Frame 1 (no input): blank canvas, image omitted
Frame 60 (no input): blank canvas, image omitted
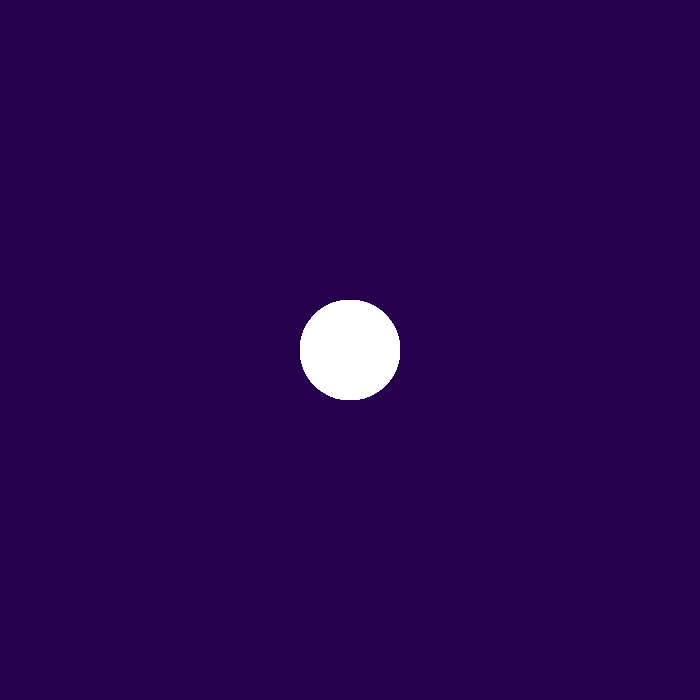
Frame 120 (the mouse pressed at the canvas centre since frame 60)

The p5.js sketch whose frames 1 and 60 were blank and that drew this single picture after the mouse press (run headless with seeded random() and noise() and a simulated clock; from frame 60 on, the mouse is pressed at the canvas centre):

// p5.js sketch
// ── sketch.js
var a = 0.0;
var inc;
var value = 0;
var offset = 300;
var counter = 0;
var counter2 = 100;
var counter3 = 0;
var speed = 5;
var speed2 = -5;
var speed3 = 2;
var xcow = 800;
var speed4 = 0.25;
var currentkey = '1';


function setup() {
  createCanvas(700,700);
  colorMode(HSB, 100);
  background(75, 100, 30);
  inc = TWO_PI/30.0;

}

function draw()  {

  if (mouseIsPressed) {
    drawChoice();
  }

}

function drawChoice() {
  var currentkey = key;

  switch(currentkey) {
    case 'q':
      rmQuills();
      break;
    case 's':
      rmStars();
      break;
    case 'a':
      rmAlien1();
      break;
    case 'e':
      rmAlien2();
      break;
    case '1':
      rmUFO1();
      break;
    case '2':
      rmUFO2();
      break;
    case '3':
      rmUFO3();
      break;
    default:
        fill(100);
        noStroke();
        circle(width/2, height/2, 100);
      break;

  }
}

function rmAlien2() {
  push();
  translate(-100, 0);
  stroke(100);
  strokeWeight(1);
  fill(random(70,80), 70, 100, 75);
  shearX(PI / 6.0);
  rect(mouseX, mouseY, random(40,50), random(10,20));
  pop();

}

function rmQuills() {
  for (var i=mouseX; i<1000; i+=100) {
    stroke(0);
    strokeWeight(1);
    noFill();
    line(i, i + mouseY, i + mouseX, mouseY + sin(a)*50.0);
    stroke(80);
    line(i + mouseX, i, mouseX + sin(a)*50.0, i + mouseY);
    a = a + inc;
    stroke(0);
    bezier(i, i + mouseY, i + mouseX, mouseY + sin(a)*50.0, i + mouseX, i, mouseX + sin(a)*50.0, i + mouseY);
  }
}

function rmStars() {
  var r = random(5);
  var rS = random(100);
  for (var i = 0; i < r; i+=1) {
    noStroke();
    fill(100, rS);
    circle(random(width), random(height), r);
  }
}

function rmAlien1 () {
  stroke(100);
  strokeWeight(random(5));
  var k = color(81, 10, 100, 50);
  rmTopBot(mouseX, mouseY, k);
  var k2 = color(50, 10, 100, 50);
  rmLeftRight(mouseX, mouseY, k2);

}

function rmTopBot (xpos, ypos, c) {
  fill(c);
  ellipse(xpos, ypos + counter, counter3 + 5, counter3);
  ellipse(xpos, ypos + counter2, counter3 + 5, counter3);

  counter = counter + speed;
  if (counter > 100) {
    speed = -speed;
  }
  if (counter < -100) {
    speed = -speed;
  }

  counter2 = counter2 + speed2;
  if (counter2 > 100) {
    speed2 = -speed2;
  }
  if (counter2 < -100) {
    speed2 = -speed2;
  }

  counter3 = counter3 + speed3;
  if (counter3 > 60) {
    speed3 = -speed3;
  }
  if (counter3 < 0) {
    speed3 = -speed3;
  }
}

function rmLeftRight(xpos, ypos, c) {
  fill(c);
  ellipse(xpos + counter, ypos, counter3, counter3 + 5);
  ellipse(xpos + counter2, ypos, counter3, counter3 + 5);


  counter = counter + speed;
  if (counter > 100) {
    speed = -speed;
  }
  if (counter < -100) {
    speed = -speed;
  }

  counter2 = counter2 + speed2;
  if (counter2 > 100) {
    speed2 = -speed2;
  }
  if (counter2 < -100) {
    speed2 = -speed2;
  }

  counter3 = counter3 + speed3;
  if (counter3 > 60) {
    speed3 = -speed3;
  }
  if (counter3 < 0) {
    speed3 = -speed3;
  }
}

function rmUFO1() {
  k = color(0, 0, 95);
  k2 = color(81,30,100);
  stroke(81, 30, 100);
  strokeWeight(3);
  rmUTop(mouseX, mouseY, 1, k);
  stroke(81, 30, 100);
  rmUBot(mouseX, mouseY + 15, 0, 0, k, k2);
}

function rmUFO2() {
  k = color(0, 0, 80);
  k2 = color(50, 30, 100);
  stroke(50, 30, 100);
  strokeWeight(3);
  rmUTop(mouseX, mouseY, 0, k);
  stroke(50, 30, 100);
  rmUBot(mouseX, mouseY + 15, 1, 0, k, k2);
}

function rmUFO3() {
  k = color(0, 0, 40);
  k2 = color(81,30,100);
  stroke(81, 30, 100);
  strokeWeight(3);
  rmUTop(mouseX, mouseY, 1, k);
  rmUBot(mouseX, mouseY + 15, 0, 1, k, k2);
}

function rmUTop(xpos, ypos, window1, c) {
  fill(c);
  arc(xpos,ypos,60,70,PI,TWO_PI,CHORD);

  if (window1 === 1) {
    fill(50, 30, 100);
    stroke(50, 0, 100);
    circle(xpos, ypos - 15, 20);
  }

  if (window1 === 0) {
    fill(81, 30, 100);
    stroke(50, 0, 100);
    circle(xpos, ypos - 15, 20);
  }
}

function rmUBot(xpos, ypos, light, ray, c, c2){
  if (light === 1) {
    stroke(0,0,100,20);
    strokeWeight(8);
    fill(100);
    triangle(xpos, ypos, xpos - 20, ypos + 300, xpos + 20, ypos + 300);

    push();
    translate(mouseX + 100, xcow);
    rotate(radians(180));
    scale(.25);
    rmCow(xpos, ypos);
    pop();

    xcow= xcow + speed4;
    if ((xcow < mouseY) || (xcow > 800)) {
      speed4 = -speed4;
    }
  }

  if (ray === 1) {
    push();
    stroke(50, 30, 100);
    strokeWeight(2);
    translate(mouseX + 220, mouseY - 20);
    rotate(radians(90));
    scale(.75);
    rmRays();
    pop();
  }

  fill(c);
  stroke(c2);
  strokeWeight(3);
  arc(xpos,ypos,100,40,PI,TWO_PI,CHORD);

}

function rmRays() {
  for (var i=50; i<750; i+=10) {
    line(i, 300, i, offset + sin(a)*60.0);
    a = a + inc;
  }
}

function rmCow(xpos, ypos) {
  rmCHead(xpos, ypos);
  rmCBody(xpos, ypos);
}

function rmCHead(xpos, ypos) {
  fill(100);
  stroke(0);
  strokeWeight(2);
  ellipse(xpos - 60, ypos, 30, 50);
  noStroke();
  fill(0);
  ellipse(xpos - 80, ypos - 10, 20, 7);
  ellipse(xpos - 40, ypos - 10, 20, 7);
  ellipse(xpos - 50, ypos, 10, 30);
  ellipse(xpos - 70, ypos, 10, 30);
}

function rmCBody(xpos, ypos) {
  fill(100);
  stroke(0);
  strokeWeight(2);
  rect(xpos - 50, ypos, 100, 50);
  rect(xpos - 50, ypos + 50, 15, 30);
  rect(xpos + 35, ypos + 50, 15, 30);
  noStroke();
  fill(0);
  ellipse(xpos, ypos + 23, 30, 50);
  ellipse(xpos + 20, ypos + 40, 60, 30);
  ellipse(xpos + 20, ypos + 25, 30, 20);
  ellipse(xpos + 20, ypos + 25, 30, 20);
  ellipse(xpos + 45, ypos + 50, 15, 40);
  ellipse(xpos - 43, ypos + 55, 15, 30);
  ellipse(xpos - 35, ypos + 40, 30, 20);
}

function keyPressed() {
  if ( key === 'b' || key === 'B' ) {
    if (value === 0) {
      value = 30;
    } else {
      value = 0;
    }
   fill(80, 25, 80, value);
   noStroke();
   rect(0, 0, width, height);
  }

  if ( key === 'p' || key === 'P' ) {
    if (value === 0) {
      value = 30;
    } else {
      value = 0;
    }
   fill(75, 100, 30, value);
   noStroke();
   rect(0, 0, width, height);
  }

}

// ── index5.html
<!DOCTYPE html>
<html lang="en">
<head>
  <title>Riley Mendoza</title>
  <meta charset="utf-8">
  <meta name="viewport" content="width=device-width, initial-scale=1">
  <meta name="viewport" content="width=device-width, initial-scale=1">
  <link rel="stylesheet" href="https://maxcdn.bootstrapcdn.com/bootstrap/4.4.1/css/bootstrap.min.css">
  <script src="https://ajax.googleapis.com/ajax/libs/jquery/3.4.1/jquery.min.js"></script>
  <script src="https://cdnjs.cloudflare.com/ajax/libs/popper.js/1.16.0/umd/popper.min.js"></script>
  <script src="https://maxcdn.bootstrapcdn.com/bootstrap/4.4.1/js/bootstrap.min.js"></script>

  <style type="text/css">
    #main-footer{
      font-size: 12px;
      color: white;
    }
    #main-header{
      color: white;
      font-weight: bold;
      text-shadow: 2px 2px 5px  #8600b3;
    }
     #subtext{
      color: black;
      font-size: 18px;
    }   
    #text{
      color: #ff4d4d;
      font-size: 15px;
      font-weight: bold;
    }
  </style>

</head>
<body style="background-color:  #000000;">

<div class="jumbotron text-center" style="margin-bottom:0; background-color: #cc99ff;">
  <header id="main-header">
    <h1>Riley Mendoza</h1>
    <p>Digital Artist</p> 
  </header>
</div>

<nav class="navbar navbar-expand-sm bg-light navbar-light">

  <button class="navbar-toggler" type="button" data-toggle="collapse" data-target="#collapsibleNavbar">
    <span class="navbar-toggler-icon"></span>
  </button>
  <div class="collapse navbar-collapse" id="collapsibleNavbar">
    <ul class="navbar-nav">
      <li class="nav-item">
        <a class="nav-link" href="index.html" style="color:  #8600b3;">1</a>
      </li>
      <li class="nav-item">
        <a class="nav-link" href="index2.html" style="color:  #8600b3;">2</a>
      </li> 
      <li class="nav-item">
        <a class="nav-link" href="index3.html" style="color:  #8600b3;">3</a>
      </li>
      <li class="nav-item">
        <a class="nav-link" href="index4.html" style="color:  #8600b3;">4</a>
      </li> 
      <li class="nav-item">
        <a class="nav-link" href="index5.html" style="color:  #ac00e6; font-weight:bold;">5</a>
      </li> 
      <li class="nav-item">
        <a class="nav-link" href="index6.html" style="color:  #8600b3;">6</a>
      </li> 
      <li class="nav-item">
        <a class="nav-link" href="index7.html" style="color:  #8600b3;">7</a>
      </li>
      <li class="nav-item">
        <a class="nav-link" href="index8.html" style="color:  #8600b3;">8</a>
      </li>
      <li class="nav-item">
        <a class="nav-link" href="index9.html" style="color:  #8600b3;">9</a>
      </li>
      <li class="nav-item">
        <a class="nav-link" href="index10.html" style="color:  #8600b3;">10</a>
      </li>
    </ul>
  </div>  
</nav>

<div class="container" style="margin-top:60px;">
  <div class="row">
    <div class="col-sm-1">
      </div>
    <div class="col-sm-2">
       <div class="container-fluid">
           <div class="d-flex justify-content-center">
               <a href="images/201.jpg" target=" ">
               <img class="img-fluid" src="images/201.jpg">
               </a>
           </div>
       </div>
    </div>
    <div class="col-sm-2">
       <div class="container-fluid">
           <div class="d-flex justify-content-center">
               <a href="images/202.jpg" target=" ">
               <img class="img-fluid" src="images/202.jpg">
               </a>           
           </div>
       </div>
    </div>
    <div class="col-sm-2">
       <div class="container-fluid">
           <div class="d-flex justify-content-center">
               <a href="images/203.jpg" target=" ">
               <img class="img-fluid" src="images/203.jpg">
               </a>
           </div>
       </div>
    </div>
    <div class="col-sm-2">
       <div class="container-fluid">
           <div class="d-flex justify-content-center">
               <a href="images/204.jpg" target=" ">
               <img class="img-fluid" src="images/204.jpg">
               </a>
           </div>
       </div>
    </div>
    <div class="col-sm-2">
       <div class="container-fluid">
           <div class="d-flex justify-content-center">
               <a href="images/205.jpg" target=" ">
               <img class="img-fluid" src="images/205.jpg">
               </a>
           </div>
       </div>
    </div>
      <div class="col-sm-1">
      </div>
  </div>
</div>
    
<div class="container" style="margin-top:30px;">
  <div class="row">
      <div class="col-sm-1">
      </div>
    <div class="col-sm-2">
       <div class="container-fluid">
           <div class="d-flex justify-content-center">
               <a href="images/206.jpg" target=" ">
               <img class="img-fluid" src="images/206.jpg">
               </a>
           </div>
       </div>
    </div>
    <div class="col-sm-2">
       <div class="container-fluid">
           <div class="d-flex justify-content-center">
               <a href="images/207.jpg" target=" ">
               <img class="img-fluid" src="images/207.jpg">
               </a>           
           </div>
       </div>
    </div>
    <div class="col-sm-2">
       <div class="container-fluid">
           <div class="d-flex justify-content-center">
               <a href="images/208.jpg" target=" ">
               <img class="img-fluid" src="images/208.jpg">
               </a>
           </div>
       </div>
    </div>
    <div class="col-sm-2">
       <div class="container-fluid">
           <div class="d-flex justify-content-center">
               <a href="images/209.jpg" target=" ">
               <img class="img-fluid" src="images/209.jpg">
               </a>
           </div>
       </div>
    </div>
    <div class="col-sm-2">
       <div class="container-fluid">
           <div class="d-flex justify-content-center">
               <a href="images/210.jpg" target=" ">
               <img class="img-fluid" src="images/210.jpg">
               </a>
           </div>
       </div>
    </div>
      <div class="col-sm-1">
      </div>
  </div>
</div>
    
<div class="container" style="margin-top:30px;">
  <div class="row">
      <div class="col-sm-1">
      </div>
    <div class="col-sm-2">
       <div class="container-fluid">
           <div class="d-flex justify-content-center">
               <a href="images/211.jpg" target=" ">
               <img class="img-fluid" src="images/211.jpg">
               </a>
           </div>
       </div>
    </div>
    <div class="col-sm-2">
       <div class="container-fluid">
           <div class="d-flex justify-content-center">
               <a href="images/212.jpg" target=" ">
               <img class="img-fluid" src="images/212.jpg">
               </a>           
           </div>
       </div>
    </div>
    <div class="col-sm-2">
       <div class="container-fluid">
           <div class="d-flex justify-content-center">
               <a href="images/213.jpg" target=" ">
               <img class="img-fluid" src="images/213.jpg">
               </a>
           </div>
       </div>
    </div>
    <div class="col-sm-2">
       <div class="container-fluid">
           <div class="d-flex justify-content-center">
               <a href="images/214.jpg" target=" ">
               <img class="img-fluid" src="images/214.jpg">
               </a>
           </div>
       </div>
    </div>
    <div class="col-sm-2">
       <div class="container-fluid">
           <div class="d-flex justify-content-center">
               <a href="images/215.jpg" target=" ">
               <img class="img-fluid" src="images/215.jpg">
               </a>
           </div>
       </div>
    </div>
      <div class="col-sm-1">
      </div>
  </div>
</div>
    
<div class="container" style="margin-top:30px;">
  <div class="row">
      <div class="col-sm-1">
      </div>
    <div class="col-sm-2">
       <div class="container-fluid">
           <div class="d-flex justify-content-center">
               <a href="images/216.jpg" target=" ">
               <img class="img-fluid" src="images/216.jpg">
               </a>
           </div>
       </div>
    </div>
    <div class="col-sm-2">
       <div class="container-fluid">
           <div class="d-flex justify-content-center">
               <a href="images/217.jpg" target=" ">
               <img class="img-fluid" src="images/217.jpg">
               </a>           
           </div>
       </div>
    </div>
    <div class="col-sm-2">
       <div class="container-fluid">
           <div class="d-flex justify-content-center">
               <a href="images/218.jpg" target=" ">
               <img class="img-fluid" src="images/218.jpg">
               </a>
           </div>
       </div>
    </div>
    <div class="col-sm-2">
       <div class="container-fluid">
           <div class="d-flex justify-content-center">
               <a href="images/219.jpg" target=" ">
               <img class="img-fluid" src="images/219.jpg">
               </a>
           </div>
       </div>
    </div>
    <div class="col-sm-2">
       <div class="container-fluid">
           <div class="d-flex justify-content-center">
               <a href="images/220.jpg" target=" ">
               <img class="img-fluid" src="images/220.jpg">
               </a>
           </div>
       </div>
    </div>
      <div class="col-sm-1">
      </div>
  </div>
</div>
    
<div class="container" style="margin-top:30px;">
  <div class="row">
      <div class="col-sm-1">
      </div>
    <div class="col-sm-2">
       <div class="container-fluid">
           <div class="d-flex justify-content-center">
               <a href="images/221.jpg" target=" ">
               <img class="img-fluid" src="images/221.jpg">
               </a>
           </div>
       </div>
    </div>
    <div class="col-sm-2">
       <div class="container-fluid">
           <div class="d-flex justify-content-center">
               <a href="images/222.jpg" target=" ">
               <img class="img-fluid" src="images/222.jpg">
               </a>           
           </div>
       </div>
    </div>
    <div class="col-sm-2">
       <div class="container-fluid">
           <div class="d-flex justify-content-center">
               <a href="images/223.jpg" target=" ">
               <img class="img-fluid" src="images/223.jpg">
               </a>
           </div>
       </div>
    </div>
    <div class="col-sm-2">
       <div class="container-fluid">
           <div class="d-flex justify-content-center">
               <a href="images/224.jpg" target=" ">
               <img class="img-fluid" src="images/224.jpg">
               </a>
           </div>
       </div>
    </div>
    <div class="col-sm-2">
       <div class="container-fluid">
           <div class="d-flex justify-content-center">
               <a href="images/225.jpg" target=" ">
               <img class="img-fluid" src="images/225.jpg">
               </a>
           </div>
       </div>
    </div>
      <div class="col-sm-1">
      </div>
  </div>
</div>
    
<div class="container" style="margin-top:30px;">
  <div class="row">
      <div class="col-sm-1">
      </div>
    <div class="col-sm-2">
       <div class="container-fluid">
           <div class="d-flex justify-content-center">
               <a href="images/226.jpg" target=" ">
               <img class="img-fluid" src="images/226.jpg">
               </a>
           </div>
       </div>
    </div>
    <div class="col-sm-2">
       <div class="container-fluid">
           <div class="d-flex justify-content-center">
               <a href="images/227.jpg" target=" ">
               <img class="img-fluid" src="images/227.jpg">
               </a>           
           </div>
       </div>
    </div>
    <div class="col-sm-2">
       <div class="container-fluid">
           <div class="d-flex justify-content-center">
               <a href="images/228.jpg" target=" ">
               <img class="img-fluid" src="images/228.jpg">
               </a>
           </div>
       </div>
    </div>
    <div class="col-sm-2">
       <div class="container-fluid">
           <div class="d-flex justify-content-center">
               <a href="images/229.jpg" target=" ">
               <img class="img-fluid" src="images/229.jpg">
               </a>
           </div>
       </div>
    </div>
    <div class="col-sm-2">
       <div class="container-fluid">
           <div class="d-flex justify-content-center">
               <a href="images/230.jpg" target=" ">
               <img class="img-fluid" src="images/230.jpg">
               </a>
           </div>
       </div>
    </div>
      <div class="col-sm-1">
      </div>
  </div>
</div>
    
<div class="container" style="margin-top:30px;">
  <div class="row">
      <div class="col-sm-1">
      </div>
    <div class="col-sm-2">
       <div class="container-fluid">
           <div class="d-flex justify-content-center">
               <a href="images/231.jpg" target=" ">
               <img class="img-fluid" src="images/231.jpg">
               </a>
           </div>
       </div>
    </div>
    <div class="col-sm-2">
       <div class="container-fluid">
           <div class="d-flex justify-content-center">
               <a href="images/232.jpg" target=" ">
               <img class="img-fluid" src="images/232.jpg">
               </a>           
           </div>
       </div>
    </div>
    <div class="col-sm-2">
       <div class="container-fluid">
           <div class="d-flex justify-content-center">
               <a href="images/233.jpg" target=" ">
               <img class="img-fluid" src="images/233.jpg">
               </a>
           </div>
       </div>
    </div>
    <div class="col-sm-2">
       <div class="container-fluid">
           <div class="d-flex justify-content-center">
               <a href="images/234.jpg" target=" ">
               <img class="img-fluid" src="images/234.jpg">
               </a>
           </div>
       </div>
    </div>
    <div class="col-sm-2">
       <div class="container-fluid">
           <div class="d-flex justify-content-center">
               <a href="images/235.jpg" target=" ">
               <img class="img-fluid" src="images/235.jpg">
               </a>
           </div>
       </div>
    </div>
      <div class="col-sm-1">
      </div>
  </div>
</div>
    
<div class="container" style="margin-top:30px;">
  <div class="row">
      <div class="col-sm-1">
      </div>
    <div class="col-sm-2">
       <div class="container-fluid">
           <div class="d-flex justify-content-center">
               <a href="images/236.jpg" target=" ">
               <img class="img-fluid" src="images/236.jpg">
               </a>
           </div>
       </div>
    </div>
    <div class="col-sm-2">
       <div class="container-fluid">
           <div class="d-flex justify-content-center">
               <a href="images/237.jpg" target=" ">
               <img class="img-fluid" src="images/237.jpg">
               </a>           
           </div>
       </div>
    </div>
    <div class="col-sm-2">
       <div class="container-fluid">
           <div class="d-flex justify-content-center">
               <a href="images/238.jpg" target=" ">
               <img class="img-fluid" src="images/238.jpg">
               </a>
           </div>
       </div>
    </div>
    <div class="col-sm-2">
       <div class="container-fluid">
           <div class="d-flex justify-content-center">
               <a href="images/239.jpg" target=" ">
               <img class="img-fluid" src="images/239.jpg">
               </a>
           </div>
       </div>
    </div>
    <div class="col-sm-2">
       <div class="container-fluid">
           <div class="d-flex justify-content-center">
               <a href="images/240.jpg" target=" ">
               <img class="img-fluid" src="images/240.jpg">
               </a>
           </div>
       </div>
    </div>
      <div class="col-sm-1">
      </div>
  </div>
</div>
    
<div class="container" style="margin-top:30px;">
  <div class="row">
      <div class="col-sm-1">
      </div>
    <div class="col-sm-2">
       <div class="container-fluid">
           <div class="d-flex justify-content-center">
               <a href="images/241.jpg" target=" ">
               <img class="img-fluid" src="images/241.jpg">
               </a>
           </div>
       </div>
    </div>
    <div class="col-sm-2">
       <div class="container-fluid">
           <div class="d-flex justify-content-center">
               <a href="images/242.jpg" target=" ">
               <img class="img-fluid" src="images/242.jpg">
               </a>           
           </div>
       </div>
    </div>
    <div class="col-sm-2">
       <div class="container-fluid">
           <div class="d-flex justify-content-center">
               <a href="images/243.jpg" target=" ">
               <img class="img-fluid" src="images/243.jpg">
               </a>
           </div>
       </div>
    </div>
    <div class="col-sm-2">
       <div class="container-fluid">
           <div class="d-flex justify-content-center">
               <a href="images/244.jpg" target=" ">
               <img class="img-fluid" src="images/244.jpg">
               </a>
           </div>
       </div>
    </div>
    <div class="col-sm-2">
       <div class="container-fluid">
           <div class="d-flex justify-content-center">
               <a href="images/245.jpg" target=" ">
               <img class="img-fluid" src="images/245.jpg">
               </a>
           </div>
       </div>
    </div>
      <div class="col-sm-1">
      </div>
  </div>
</div>
    
<div class="container" style="margin-top:30px;  margin-bottom: 60px;">
  <div class="row">
      <div class="col-sm-1">
      </div>
    <div class="col-sm-2">
       <div class="container-fluid">
           <div class="d-flex justify-content-center">
               <a href="images/246.jpg" target=" ">
               <img class="img-fluid" src="images/246.jpg">
               </a>
           </div>
       </div>
    </div>
    <div class="col-sm-2">
       <div class="container-fluid">
           <div class="d-flex justify-content-center">
               <a href="images/247.jpg" target=" ">
               <img class="img-fluid" src="images/247.jpg">
               </a>           
           </div>
       </div>
    </div>
    <div class="col-sm-2">
       <div class="container-fluid">
           <div class="d-flex justify-content-center">
               <a href="images/248.jpg" target=" ">
               <img class="img-fluid" src="images/248.jpg">
               </a>
           </div>
       </div>
    </div>
    <div class="col-sm-2">
       <div class="container-fluid">
           <div class="d-flex justify-content-center">
               <a href="images/249.jpg" target=" ">
               <img class="img-fluid" src="images/249.jpg">
               </a>
           </div>
       </div>
    </div>
    <div class="col-sm-2">
       <div class="container-fluid">
           <div class="d-flex justify-content-center">
               <a href="images/250.jpg" target=" ">
               <img class="img-fluid" src="images/250.jpg">
               </a>
           </div>
       </div>
    </div>
      <div class="col-sm-1">
      </div>
  </div>
</div>

<div class="container" style="margin-top:30px; margin-bottom: 60px;">
</div>

<div class="jumbotron text-center" style="margin-bottom:0; background-color: #cc99ff;">
  <footer id="main-footer">
      <p>Copyright &copy; 2020, Riley Mendoza Official Artist Site</p>
  </footer>
</div>

</body>
</html>
